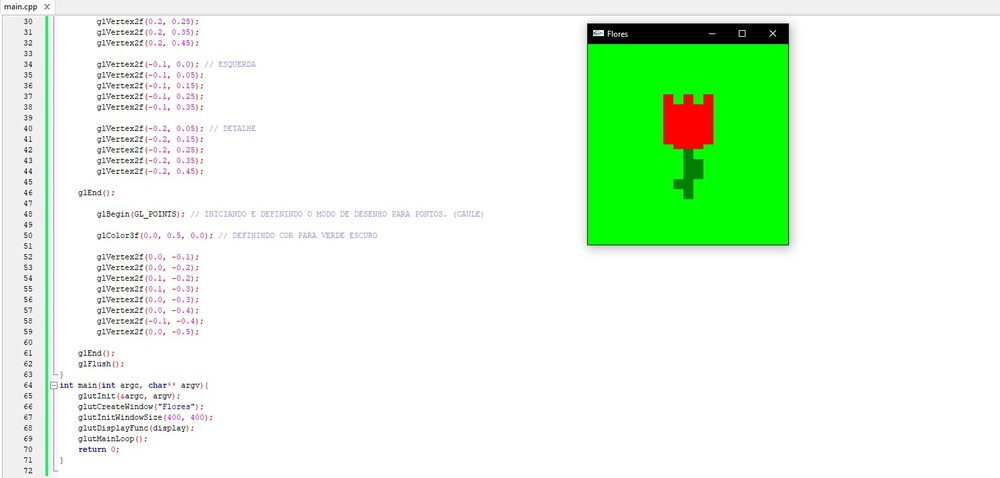
#> input picture 1B/Ex1_COMPGRAFICA/EXEMPLO.jpg, 1000 x 478 px, shrunk from 1497 x 715 before the run, found by its file name
$ python 2.py
#> lines starting #> are read from the running program, lines starting #| are printed output that depends on the picture; after the words box and inside, x2 and y2 are one past the last pixel; in counts of white or black regions, pixels touching at a corner belong together
import cv2
import numpy as np
from google.colab import files
from google.colab.patches import cv2_imshow

uploaded = files.upload()
#> the answer given: EXEMPLO.jpg
file_name = next(iter(uploaded))

image = cv2.imread(file_name)
#> image is the input picture: shape (478, 1000, 3); mean B, G, R 226.6, 246.5, 227.7

# Definir um threshold
limiar = 110

cv2_imshow(image)

binary_image = image.copy()

altura, largura, canais = image.shape
#> altura = 478; largura = 1000; canais = 3

for x in range(altura):
    for y in range(largura):
        b, g, r = image[x, y]
        gray_value = (int(b) + int(g) + int(r)) // 3
        binary_image[x, y] = (gray_value, gray_value, gray_value)
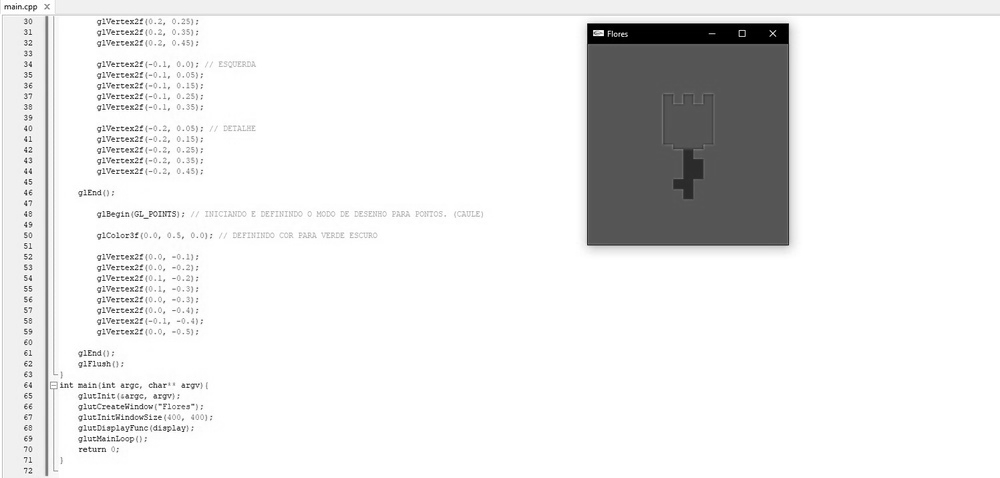
#> binary_image: shape (478, 1000, 3); min 0, max 255, mean 233.5

for x in range(altura):
    for y in range(largura):
        pixel_value = binary_image[x, y][0]
        if pixel_value > limiar:
            binary_image[x, y] = (255, 255, 255)  # Define como branco (255, 255, 255)
        else:
            binary_image[x, y] = (0, 0, 0)  # Define como preto (0, 0, 0)
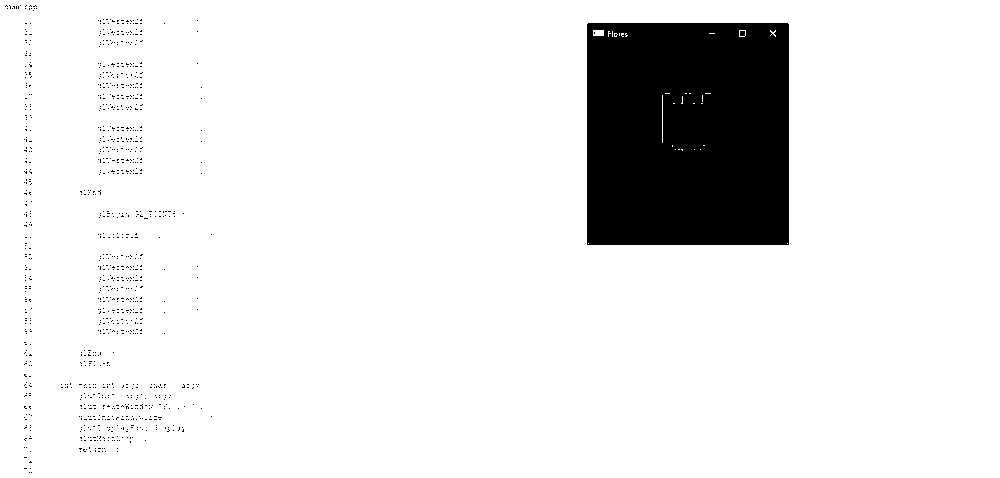
#> binary_image: shape (478, 1000, 3); 90.3% white; 1023 black regions (1022 under 20 px), largest, box (x1, y1, x2, y2) and area: (587, 23, 789, 245) 44585

cv2_imshow(binary_image)

cv2.imwrite('Imagem_binarizada.jpg', binary_image)
